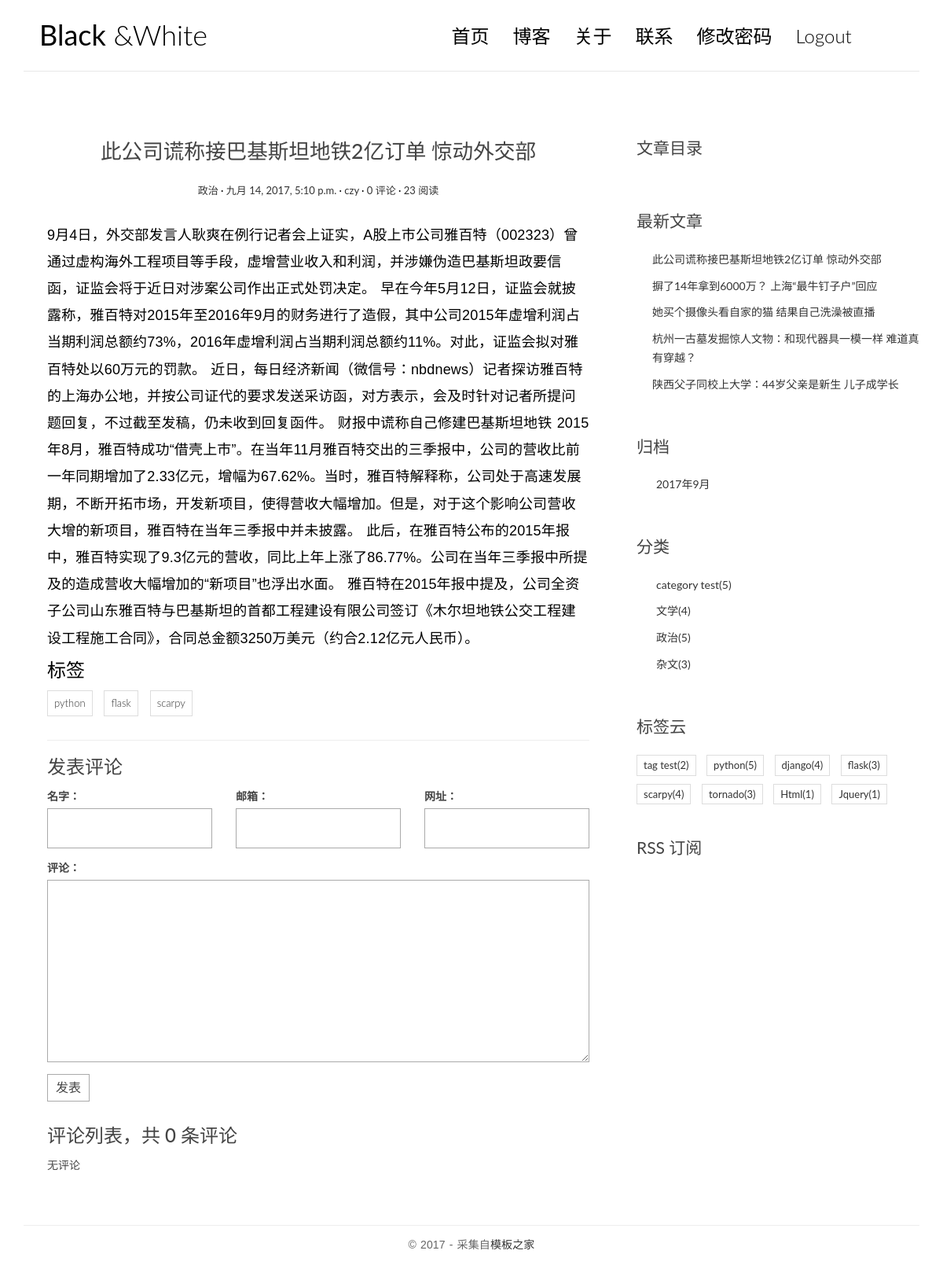
/post/19/ (signed in), run on the app's committed database.
### blog/models.py (models this page shows, shortened)
class Post(models.Model):
    title = models.CharField(max_length=64)
    body = models.TextField()
    created_time = models.DateTimeField()
    modified_time = models.DateTimeField()
    excerpt = models.CharField(max_length=256,blank=True)
    category = models.ForeignKey(Category)
    tags = models.ManyToManyField(Tag,blank=True)
    author = models.ForeignKey(User)
    views = models.PositiveIntegerField(default=0)
    def increase_views(self):
        self.views+=1
        self.save(update_fields=['views'])
    class Meta:
        ordering = ['-created_time','-modified_time']
    def get_absolute_url(self):
        return reverse('blog:detail',kwargs={'pk':self.pk}) #
    def save(self,*args,**kwargs):
        if not self.excerpt:
            md = Markdown(extensions=[
                'markdown.extensions.extra',
                'markdown.extensions.codehilite',
            ])
            self.excerpt = strip_tags(md.convert(self.body))[:32]
        super().save(*args,**kwargs)

class Category(models.Model):
    name = models.CharField(max_length=64)

class Tag(models.Model):
    name = models.CharField(max_length=64)

### blog/views.py (the view)
# urls.py: url(r'^post/(?P<pk>[0-9]+)/$',login_required(views.PostDetailView.as_view()),name='detail'), # post/1
class PostDetailView(DetailView):
    model = Post
    template_name = 'blog/detail.html'
    context_object_name = 'post'
    def get(self,request,*args,**kwargs):
        response = super().get(request,*args,**kwargs)
        self.object.increase_views() # self.object实际上是Post的对象
        return response
    def get_object(self,queryset=None):
        post = super().get_object(queryset)
        md = Markdown(extensions=[
            'markdown.extensions.extra',
            'markdown.extensions.codehilite',
            TocExtension(slugify=slugify),  # 把锚点修改为文章实际内容
        ])
        post.body = md.convert(post.body)
        post.toc = md.toc
        return post
    def get_context_data(self, **kwargs):
        context = super().get_context_data(**kwargs) # 把post加到context
        form = CommentForm()
        comment_list = self.object.comment_set.all()
        context.update({   # context已有post了，所以这里使用更新update
            'form':form,
            'comment_list':comment_list,
        })
        return context

### comment/forms.py
class CommentForm(forms.ModelForm):
    class Meta:
        model = Comment
        fields = [
            'name',
            'email',
            'url',
            'text',
        ]

### blog/templatetags/blog_tags.py (called while the page is built)
@register.simple_tag
def get_recent_posts(num=5):
    return Post.objects.all().order_by('-created_time')[:num]

@register.simple_tag
def archives():
    return Post.objects.dates('created_time','month',order='DESC')

@register.simple_tag
def get_categories():
    return Category.objects.annotate(
        num_post=Count('post')
    ).filter(num_post__gt=0)

@register.simple_tag
def get_tags():
    return Tag.objects.annotate(num_posts=Count('post')).filter(num_posts__gt=0)

### templates/blog/detail.html (shortened to what this page needs)
{% extends 'blog/base.html' %}
{% block main %}
<article class="post post-{{ post.pk }}">
    <header class="entry-header">
        <h1 class="entry-title">{{ post.title }}</h1>
        <div class="entry-meta">
            <span class="post-category"><a href="#">{{ post.category.name }}</a></span>
            <span class="post-date"><a href="#"><time class="entry-date" datetime="{{ post.created_time }}">{{ post.created_time }}</time></a></span>
            <span class="post-author"><a href="#">{{ post.author }}</a></span>
            <span class="comments-link"><a href="{{post.get_absolute_url}}#comment-area">{{post.comment_set.count}} 评论</a></span>
            <span class="views-count"><a href="#">{{post.views}} 阅读</a></span>
        </div>
    </header>
    <div class="entry-content clearfix">
        {{ post.body|safe }}
        <div class="widget-tag-cloud">
            <ul>
                <h3>标签</h3>
                {% for tag in post.tags.all %}
                <li>
                    <a href="{% url 'blog:tag' tag.pk %}">{{tag.name}}</a>
                </li>
                {% endfor %}
            </ul>
        </div>
    </div>
</article>
<section class="comment-area" id="comment-area">
    <hr>
    <h3>发表评论</h3>
    <form action="{% url 'comment:comments' post.pk %}" method="post" class="comment-form">
        <div class="row">
            <div class="col-md-4">
                <label for="{{form.name.id_for_label}}">名字：</label>
                {{form.name}}
            </div>
            <div class="col-md-4">
                <label for="{{form.email.id_for_label}}">邮箱：</label>
                {{form.email}}
            </div>
            <div class="col-md-4">
                <label for="{{form.url.id_for_label}}">网址：</label>
                {{form.url}}
            </div>
            <div class="col-md-12">
                <label for="{{form.text.id_for_label}}">评论：</label>
                {{form.text}}
                <button type="submit" class="comment-btn">发表</button>
            </div>
        </div>
    </form>
    <div class="comment-list-panel">
        <h3>评论列表，共 <span>{{post.comment_set.count}}</span> 条评论</h3>
        <ul class="comment-list list-unstyled">
            {% for comment in comment_list %}
            <li class="comment-item">
                <span class="nickname">{{comment.name}}</span>
                <time class="submit-date" >{{comment.created_time}}</time>
                <div class="text">
                    {{comment.text}}
                </div>
            </li>
            {% empty %}
            无评论
            {% endfor %}
        </ul>
    </div>
</section>
{% endblock main %}
{% block toc %}
<div class="widget widget-content">
    <h3 class="widget-title">文章目录</h3>
</div>
{% endblock %}

### templates/blog/base.html (shortened to what this page needs)
{% load staticfiles %}
{% load blog_tags %}
<html>
<head>
    <link rel="stylesheet" href="{% static 'blog/css/bootstrap.min.css' %}">
    <link rel="stylesheet" href="{% static 'blog/css/custom.css' %}">
    <link rel="stylesheet" href="{% static 'blog/css/pace.css' %}">
    <link rel="stylesheet" href="{% static 'blog/css/highlights/github.css' %}">
    <link rel="stylesheet" href="http://code.ionicframework.com/ionicons/2.0.1/css/ionicons.min.css">
</head>
<body>
<div class="container">
    <header id="site-header">
        <div class="row">
            <div class="col-md-4 col-sm-5 col-xs-8">
                <div class="logo">
                    <h1><a href="{% url 'blog:index' %}"><b>Black</b> &amp;White</a></h1>
                </div>
            </div>
            <div class="col-md-8 col-sm-7 col-xs-4">
                <nav class="main-nav" role="navigation">
                    <div class="collapse navbar-collapse" id="bsexample-navbar-collapse-1">
                        <ul class="nav navbar-nav navbar-right">
                            <li class="cl-effect-11"><a href="{% url 'blog:index' %}" data-hover="首页">首页</a></li>
                            <li class="cl-effect-11"><a href="fullwidth.html" data-hover="博客">博客</a></li>
                            <li class="cl-effect-11"><a href="about.html" data-hover="关于">关于</a></li>
                            <li class="cl-effect-11"><a href="contact.html" data-hover="联系">联系</a></li>
                            {% if user.is_authenticated %}
                                <li class="cl-effect-11"><a href="{% url 'password_change' %}">修改密码</a></li>
                                <li class="cl-effect-11"><a href="{% url 'logout' %}">Logout</a></li>
                            {% else %}
                                <li class="cl-effect-11"><a href="{% url 'login' %}">Login</a></li>
                            {% endif %}
                        </ul>
                    </div>
                </nav>
            </div>
        </div>
    </header>
</div>
<div class="content-body">
    <div class="container">
        <div class="row">
            <main class="col-md-8">
                {% block main %}
                {% endblock %}
            </main>
            <aside class="col-md-4">
                {% block toc %}
                {% endblock %}
                <div class="widget widget-recent-posts">
                    <h3 class="widget-title">最新文章</h3>
                    {% get_recent_posts as recent_post_list %}
                    <ul>
                        {% for post in recent_post_list %}
                        <li>
                            <a href="{{ post.get_absolute_url }}">{{post.title}}</a>
                        </li>
                        {% empty %}
                        没有文章
                        {% endfor %}
                    </ul>
                </div>
                <div class="widget widget-archives">
                    <h3 class="widget-title">归档</h3>
                    {% archives as date_list %}
                    <ul>
                        {% for date in date_list %}
                        <li>
                            <a href="{% url 'blog:archives' date.year date.month %}">{{date.year}}年{{date.month}}月</a>
                        </li>
                        {% empty %}
                        没有归档
                        {% endfor %}
                    </ul>
                </div>
                <div class="widget widget-category">
                    <h3 class="widget-title">分类</h3>
                    {% get_categories as category_list %}
                    <ul>
                        {% for category in category_list %}
                        <li>
                            <a href="{% url 'blog:category' category.pk %}">{{category.name}}<span class="post-count">({{category.num_post}})</span> </a>
                        </li>
                        {% empty %}
                        没有分类
                        {% endfor %}
                    </ul>
                </div>
                <div class="widget widget-tag-cloud">
                    <h3 class="widget-title">标签云</h3>
                    {% get_tags as tag_list %}
                    <ul>
                        {% for tag in tag_list %}
                        <li>
                            <a href="{% url 'blog:tag' tag.pk %}">{{tag.name}}<span class="post-count">({{tag.num_posts}})</span></a>
                        </li>
                        {% empty %}
                        没有标签
                        {% endfor %}
                    </ul>
                </div>
                <div class="rss">
                    <a href="{% url 'rss' %}"> RSS 订阅</a>
                </div>
            </aside>
        </div>
    </div>
</div>
<footer id="site-footer">
    <div class="container">
        <div class="row">
            <div class="col-md-12">
                <p class="copyright">&copy 2017 - 采集自<a href="http://www.cssmoban.com/" target="_blank" title="模板之家">模板之家</a></p>
            </div>
        </div>
    </div>
</footer>
</body>
</html>

### blog/static/blog/css/custom.css (style rules this page uses)
* { outline: none; }
h1, h2, h3, h4, h5, h6 { margin-top: 0; }
b { font-weight: 400; }
a { color: #333; }
body { color: #444; font-family: 'Lato', sans-serif; }
p { font-family: 'Ubuntu', sans-serif; font-weight: 400; word-spacing: 1px; letter-spacing: 0.01em; }
#site-header { background-color: #FFF; padding: 25px 20px; margin-bottom: 40px; border-bottom: 1px solid #e7e7e7; }
.logo h1 a { color: #000; }
.logo h1 { margin: 0; font-family: 'Lato', sans-serif; font-weight: 300; }
.main-nav { margin-top: 11px; max-width: 95%; }
.main-nav a { color: #000000 !important; padding: 0 0 5px 0 !important; margin-right: 30px; font-family: 'Lato', sans-serif; font-weight: 300; font-size: 24px; }
.cl-effect-11 a { padding: 10px 0; color: #0972b4; text-shadow: none; }
.cl-effect-11 a::before { position: absolute; top: 0; left: 0; overflow: hidden; padding: 0 0 5px 0 !important; max-width: 0; border-bottom: 1px solid #000; color: #000; content: attr(data-hover); white-space: nowrap; -webkit-transition: max-width 0.5s; -moz-transition: max-width 0.5s; transition: max-width 0.5s; }
.content-body { padding-bottom: 4em; }
.post { background: #fff; padding: 30px 30px 0; }
.entry-title { text-align: center; font-size: 1.9em; margin-bottom: 20px; line-height: 1.6; padding: 10px 20px 0; }
.entry-meta { text-align: center; color: #DDDDDD; font-size: 13px; margin-bottom: 30px; }
.entry-content { font-size: 18px; line-height: 1.9; font-weight: 300; color: #000; }
.post-category::after, .post-date::after, .post-author::after, .comments-link::after { content: ' ·'; color: #000; }
.widget { background: #fff; padding: 30px 0 0; }
.widget-title { font-size: 1.5em; margin-bottom: 20px; line-height: 1.6; padding: 10px 0 0; font-weight: 400; }
.widget-recent-posts ul { padding: 0; margin: 0; padding-left: 20px; }
.widget-recent-posts ul li { list-style-type: none; position: relative; line-height: 170%; margin-bottom: 10px; }
.widget-recent-posts ul li::before { content: '\f3d3'; font-family: "Ionicons"; position: absolute; left: -17px; top: 3px; font-size: 16px; color: #000; }
.widget-archives ul { padding: 0; margin: 0; padding-left: 25px; }
.widget-archives ul li { list-style-type: none; position: relative; line-height: 170%; margin-bottom: 10px; }
.widget-archives ul li::before { content: '\f3f3'; font-family: "Ionicons"; position: absolute; left: -25px; top: 1px; font-size: 16px; color: #000; }
.widget-category ul { padding: 0; margin: 0; padding-left: 25px; }
.widget-category ul li { list-style-type: none; position: relative; line-height: 170%; margin-bottom: 10px; }
.widget-category ul li::before { content: '\f3fe'; font-family: "Ionicons"; position: absolute; left: -25px; top: 1px; font-size: 18px; color: #000; }
.widget-tag-cloud ul { padding: 0; margin: 0; margin-right: -10px; }
.widget-tag-cloud ul li { list-style-type: none; font-size: 13px; display: inline-block; margin-right: 10px; margin-bottom: 10px; padding: 3px 8px; border: 1px solid #ddd; }
.rss { font-size: 21px; margin-top: 30px; }
.rss a { color: #444; }
#site-footer { padding-top: 10px; padding: 0 0 1.5em 0; }
.copyright { text-align: center; padding-top: 1em; margin: 0; border-top: 1px solid #eee; color: #666; }
.contact-form input, .comment-form input { border: 1px solid #aaa; margin-bottom: 15px; width: 100%; padding: 15px 15px; font-size: 16px; line-height: 100%; transition: 0.4s border-color linear; }
.contact-form textarea, .comment-form textarea { border: 1px solid #aaa; margin-bottom: 15px; width: 100%; padding: 15px 15px; font-size: 16px; line-height: 20px !important; min-height: 183px; transition: 0.4s border-color linear; }
.comment-area { padding: 0 30px 0; }
.comment-form { margin-top: 15px; }
.comment-form .comment-btn { background-color: #fff; border: 1px solid #aaa; font-size: 16px; padding: 5px 10px; }
.comment-list-panel { margin-top: 30px; }
.comment-list { margin-top: 15px; }

### data on the page
Post: title "此公司谎称接巴基斯坦地铁2亿订单 惊动外交部", category.name "政治", created_time "九月 14, 2017, 5:10 p.m.", author "czy", comment_set.count "0", views "23", body "9月4日，外交部发言人耿爽在例行记者会上证实，A股上市公司雅百特（002323）曾通过虚构海外工程项目等手段，虚增营业收入和利润，并涉嫌伪造巴基斯坦政要信函，证监会将于近日对涉案公司作出正式处罚决定。 早在今年5月12日，证监会就披露称，雅百特对2015年至2016年9月的财务进行了造假，其中公司2015年虚增利润占当期利润总额约73%，2016年虚增利润占当期利润总额约11%。对此，证监会拟对雅百特处以60万元的罚款。 近日，每日经济新闻（微信号：nbdnews）记者探访雅百特的上海办公地，并按公司证代的要求发送采访函，对方表示，会及时针对记者所提问题回复，不过截至发稿，仍未收到回复函件。 财报中谎称自己修建巴基斯坦地铁 2015年8月，雅百特成功“借壳上市”。在当年11月雅百特交出的三季报中，公司的营收比前一年同期增加了2.33亿元，增幅为67.62%。当时，雅百特解释称，公司处于高速发展期，不断开拓市场，开发新项目，使得营收大幅增加。但是，对于这个影响公司营收大增的新项目，雅百特在当年三季报中并未披露。 此后，在雅百特公布的2015年报中，雅百特实现了9.3亿元的营收，同比上年上涨了86.77%。公司在当年三季报中所提及的造成营收大幅增加的“新项目”也浮出水面。 雅百特在2015年报中提及，公司全资子公司山东雅百特与巴基斯坦的首都工程建设有限公司签订《木尔坦地铁公交工程建设工程施工合同》，合同总金额3250万美元（约合2.12亿元人民币）。"
Tag: name "python", num_posts "5"
Tag: name "flask", num_posts "3"
Tag: name "scarpy", num_posts "4"
Post: title "摒了14年拿到6000万？ 上海“最牛钉子户”回应"
Post: title "她买个摄像头看自家的猫 结果自己洗澡被直播"
Post: title "杭州一古墓发掘惊人文物：和现代器具一模一样 难道真有穿越？"
Post: title "陕西父子同校上大学：44岁父亲是新生 儿子成学长"
Category: name "category test", num_post "5"
Category: name "文学", num_post "4"
Category: name "政治", num_post "5"
Category: name "杂文", num_post "3"
Tag: name "tag test", num_posts "2"
Tag: name "django", num_posts "4"
Tag: name "tornado", num_posts "3"
Tag: name "Html", num_posts "1"
Tag: name "Jquery", num_posts "1"

### other printed values
{{ date.year }} "2017"
{{ date.month }} "9"
